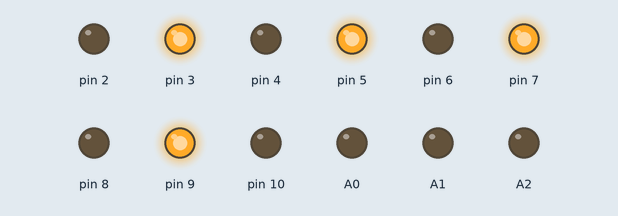
The sketch below on a simulated Arduino Uno, built with avr-gcc and run on an emulated ATmega328P. Shown: output pins drawn as LEDs (lit = HIGH).

Above: at 0.1 s.
At 2.9 s:
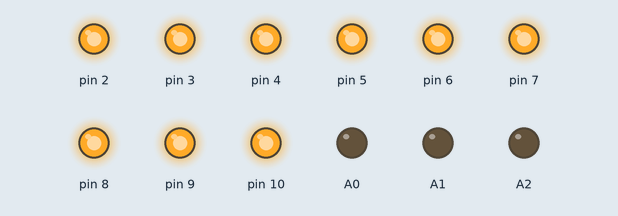
At 4.3 s:
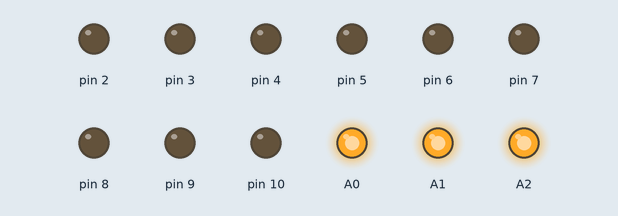
At 5.5 s:
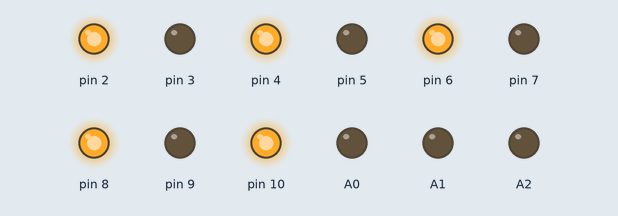
Timing chart, 0 to 5.8 s (numbered marks = the images above):
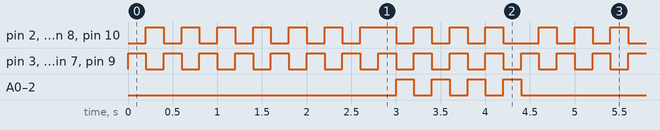

Measured:
- by itself, pin 3, pin 5, pin 7, pin 9: alternates HIGH for 0.20 s and LOW for 0.20 s
- by itself, A0–2: repeats every 4.4 s: 3 × (LOW 0.20 s, HIGH 0.20 s), LOW 3.0 s, HIGH 0.20 s
- by itself, pin 2, pin 4, pin 6, pin 8, pin 10: repeats every 4.4 s: 5 × (LOW 0.20 s, HIGH 0.20 s), LOW 0.20 s, HIGH 0.40 s, 3 × (LOW 0.20 s, HIGH 0.20 s), LOW 0.40 s, HIGH 0.20 s

The sketch:

main.ino
```cpp
#include "function.h"
#include "portmap.h"

void setup() {

portInit();

planeInit();


}

void loop() {

for(int i = 0; i <= 6; i++){

	arcade();

}

for (int i = 0; i <= 3; i++){

	omniSweep();
	PlaneClear();

}

planeInit();


}
```

function.h
```cpp
#define fastblink 30
#define medblink  200
#define arcadeSpeed 60
//60 is a good "arcade style" sweep speed......hmm

//clears the plane it is is called on
void PlaneClear(){

  for(int i = 2; i <= 10;i++){

     digitalWrite(i, LOW);

    }
}

//blinks each light in the matrix
void singleSweep(){


  digitalWrite(A0, LOW);

  for(int i = 2; i <= 10; i++){

    digitalWrite(i, HIGH);
    delay(fastblink);
    digitalWrite(i, LOW);
    delay(fastblink);
  }

  digitalWrite(A0, HIGH);
  digitalWrite(A1, LOW);

  for(int i = 2; i <=10; i++){

    digitalWrite(i, HIGH);
    delay(fastblink);
    digitalWrite(i, LOW);
    delay(fastblink);


  }

  digitalWrite(A1, HIGH);
  digitalWrite(A2, LOW);

  for(int i = 2; i <=10; i++){

    digitalWrite(i, HIGH);
    delay(fastblink);
    digitalWrite(i, LOW);
    delay(fastblink);


  }

  digitalWrite(A2, HIGH);


}

void planeSweep(){

	digitalWrite(A0, LOW);

  for(int i = 2; i <= 10; i++){

    digitalWrite(i, HIGH);

    }

    delay(medblink);

  for(int i = 2; i <= 10; i++){

    digitalWrite(i, LOW);

    }

  digitalWrite(A0, HIGH);
  digitalWrite(A1, LOW);

  for(int i = 2; i <= 10; i++){

   digitalWrite(i, HIGH);

   }

   delay(medblink);

  for(int i = 2; i <= 10; i++){

    digitalWrite(i, LOW);

    }

  digitalWrite(A1, HIGH);
  digitalWrite(A2, LOW);

  for(int i = 2; i <= 10; i++){

    digitalWrite(i, HIGH);

    }

    delay(medblink);

  for(int i = 2; i <= 10; i++){

    digitalWrite(i, LOW);

    }

  digitalWrite(A2, HIGH);

}

void triSweep(){

	digitalWrite(A0, LOW);

	digitalWrite(A0, LOW);

  for(int i = 2; i <= 4; i++){

    digitalWrite(i, HIGH);

    }

	delay(medblink);
	PlaneClear();
	delay(medblink);

  for(int i = 5; i <= 7; i++){

    digitalWrite(i, HIGH);

    }

	delay(medblink);
	PlaneClear();
	delay(medblink);

  for(int i = 8; i <= 10; i++){

    digitalWrite(i, HIGH);

    }

	delay(medblink);
	PlaneClear();
	delay(medblink);

	digitalWrite(A0, HIGH);
	digitalWrite(A1, LOW);

  for(int i = 2; i <= 4; i++){

    digitalWrite(i, HIGH);

    }

	delay(medblink);
	PlaneClear();
	delay(medblink);

  for(int i = 5; i <= 7; i++){

    digitalWrite(i, HIGH);

    }

	delay(medblink);
	PlaneClear();
	delay(medblink);

  for(int i = 8; i <= 10; i++){

    digitalWrite(i, HIGH);

    }

	delay(medblink);
	PlaneClear();
	delay(medblink);

	digitalWrite(A1, HIGH);
	digitalWrite(A2, LOW);

  for(int i = 2; i <= 4; i++){

    digitalWrite(i, HIGH);

    }

	delay(medblink);
	PlaneClear();
	delay(medblink);

  for(int i = 5; i <= 7; i++){

    digitalWrite(i, HIGH);

    }

	delay(medblink);
	PlaneClear();
	delay(medblink);

  for(int i = 8; i <= 10; i++){

    digitalWrite(i, HIGH);

    }

	delay(medblink);
	PlaneClear();
	delay(medblink);


	digitalWrite(A2, HIGH);

}

void omniSweep(){

	digitalWrite(A0, LOW);
	digitalWrite(A1, LOW);
	digitalWrite(A2, LOW);

	for(int i = 2; i <= 10; i++ ){

		digitalWrite(i, HIGH);

	}

	delay(medblink);

	digitalWrite(A0, HIGH);
	digitalWrite(A1, HIGH);
	digitalWrite(A2, HIGH);

	for(int i = 2; i <= 10; i++ ){

		digitalWrite(i, LOW);

	}

	delay(medblink);

}

void omniFade(){
	//sae as omnisweep, but uses PWM to fade in and out
}

void planeShift(){

	digitalWrite(2,LOW);
	digitalWrite(3,HIGH);
	digitalWrite(4,LOW);

	digitalWrite(5,HIGH);
	digitalWrite(6,LOW);
	digitalWrite(7,HIGH);

	digitalWrite(8,LOW);
	digitalWrite(9,HIGH);
	digitalWrite(10,LOW);

}

void invPlaneShift(){

	digitalWrite(2,HIGH);
	digitalWrite(3,LOW);
	digitalWrite(4,HIGH);

	digitalWrite(5,LOW);
	digitalWrite(6,HIGH);
	digitalWrite(7,LOW);

	digitalWrite(8,HIGH);
	digitalWrite(9,LOW);
	digitalWrite(10,HIGH);

}

void fastArcade(){

  planeShift();
  delay(arcadeSpeed);
  PlaneClear();


  invPlaneShift();
  delay(arcadeSpeed);
  PlaneClear();

}

void arcade(){

  planeShift();
  delay(medblink);
  PlaneClear();


  invPlaneShift();
  delay(medblink);
  PlaneClear();

}
```

portmap.h
```cpp
//function to initalize all of the ports
void portInit(){

//set 0-10 as outputs in order to route each positive column to

  for(int i = 2; i <= 10;i++){

      pinMode(i,OUTPUT);

    }


//set A0, A1, A2 as outputs and pull them to high- these are for your ground plane

pinMode(A0,OUTPUT);
pinMode(A1, OUTPUT);
pinMode(A2, OUTPUT);

digitalWrite(A0, HIGH);
digitalWrite(A1, HIGH);
digitalWrite(A2, HIGH);


}

//sets all planes to low
void planeInit(){

  digitalWrite(A0, LOW);
  digitalWrite(A1, LOW);
  digitalWrite(A2, LOW);

}
```
